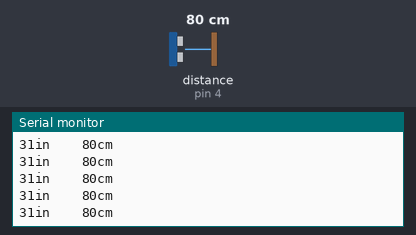
Recording of a sketch running on a simulated Arduino Uno, built with avr-gcc and run on an emulated ATmega328P. Parts: the last lines printed to the serial monitor. Wiring (inferred from the names in the program): ultrasonic range finder: trigger pin 2; echo pin 4. The test bench sets the inputs (shaded band); at power-on: distance to the obstacle (sensor on pin 4) 80 cm. The echo pulse lasts 58.3 µs per cm.

Above: at 1.2 s.
1.3 s: distance to the obstacle (sensor on pin 4) set to 2 cm
At 2.0 s:
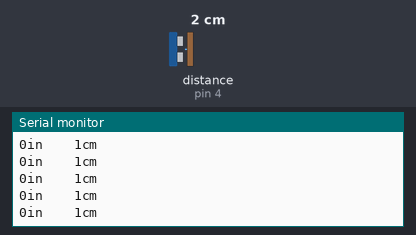
4.3 s: distance to the obstacle (sensor on pin 4) set to 120 cm
At 4.9 s:
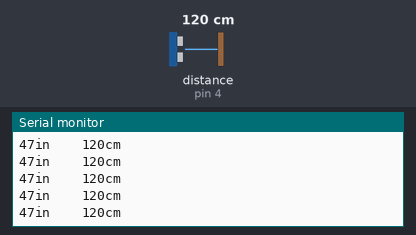
7.3 s: distance to the obstacle (sensor on pin 4) set to 299 cm
At 8.0 s:
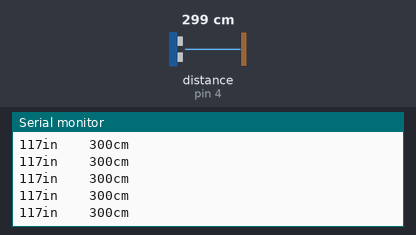
10.3 s: distance to the obstacle (sensor on pin 4) set to 4 cm
At 10.9 s:
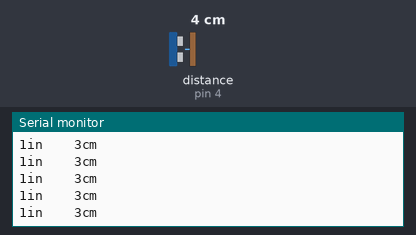
13.3 s: distance to the obstacle (sensor on pin 4) set to 18 cm
At 14.3 s:
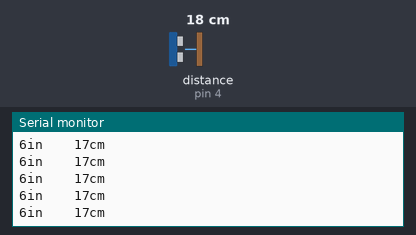
Timing chart, 0 to 16.3 s (numbered marks = the images above; inputs shaded):
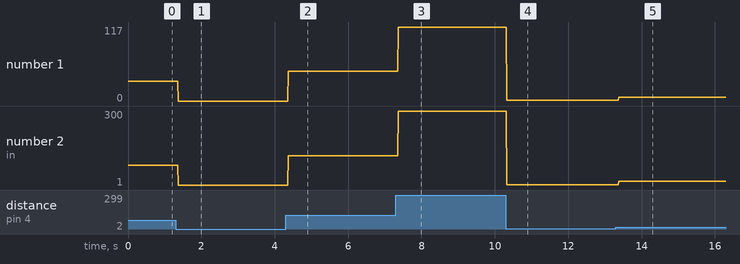

Measured:
- after the input at 1.3 s, the serial monitor: prints a new line after 0.07 s (image 1)
- after the input at 4.3 s, the serial monitor: prints a new line after 0.07 s (image 2)
- after the input at 7.3 s, the serial monitor: prints a new line after 0.07 s (image 3)
- after the input at 10.3 s, the serial monitor: prints a new line at once (image 4)
- after the input at 13.3 s, the serial monitor: prints a new line after 0.07 s (image 5)
- plotted number 1: 31 → 0 after the input at 1.3 s, 0 → 47 after the input at 4.3 s, 47 → 117 after the input at 7.3 s, 117 → 1 after the input at 10.3 s, 1 → 6 after the input at 13.3 s
- plotted number 2: 80 → 1 after the input at 1.3 s, 1 → 120 after the input at 4.3 s, 120 → 300 after the input at 7.3 s, 3 → 17 after the input at 13.3 s

The sketch:

ultasonic.ino
```cpp
#define trig 2
#define echo 4
void setup() {
 pinMode(trig, OUTPUT);
pinMode(echo, INPUT);
Serial.begin(9600);
}

void loop() {
digitalWrite(trig, LOW);
delayMicroseconds(2);
digitalWrite(trig, HIGH);
delayMicroseconds(10);
digitalWrite(trig, LOW);

long t = pulseIn(echo, HIGH);
long inch = t / 74 / 2;
long cm = t / 29 / 2;

Serial.print(inch);
Serial.print("in \t ");
Serial.print(cm);
Serial.println("cm");
}
```
